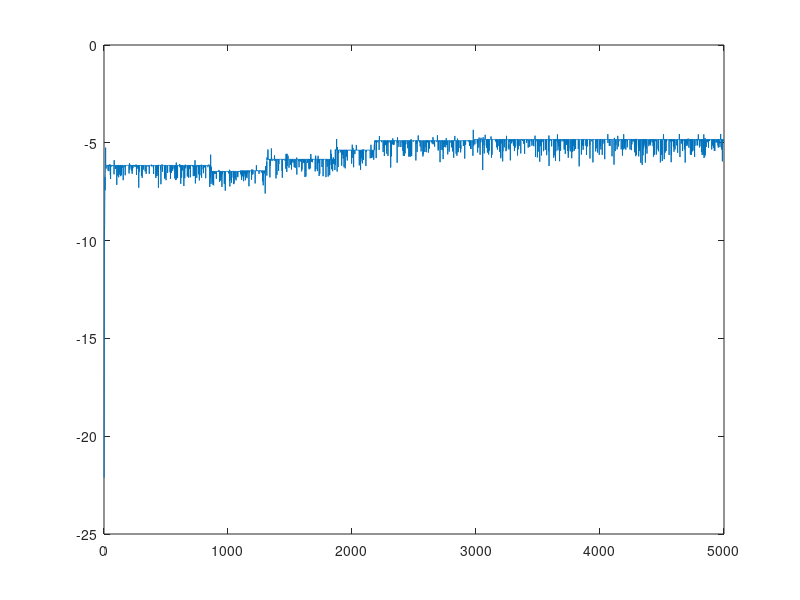

Here is the MATLAB script that generated this plot:
clear all;
close all;
clc;

tic;
%% Par�metros
x1min=-3; %l�mite inferior
x1max=3; %l�mite superior
tp1=0.01; %tama�o de paso

x2min=-3; %l�mite inferior
x2max=3; %l�mite superior
tp2=0.01; %tama�o de paso

elementos1=(x1max-x1min+1)/tp1; %Cantidad de n�meros
nbits1=ceil(log2(elementos1)); %N�mero de bits

elementos2=(x2max-x2min+1)/tp2; %Cantidad de n�meros
nbits2=ceil(log2(elementos2)); %N�mero de bits


%% Generar la poblaci�n
np=32; %N�mero de pobladores

x1=randi([0 2^nbits1-1],np,1); %padres enteros positivos
x2=randi([0 2^nbits2-1],np,1); %padres enteros positivos

x1real=(x1max-x1min)*x1/(2^nbits1-1)+x1min; 
x2real=(x2max-x2min)*x1/(2^nbits2-1)+x2min; 

%Conversi�n de entero a Real
for k=1:5000
%     y=-(x1real+10.125).^2+50; %Evaluaci�n
    y=-(20 + x1real.^2 + x2real.^2 - 10*cos(2*pi*x1real) - 10*cos(2*pi*x2real))
    yprom(k)=mean(y);
    cromosoma=sortrows([y x1 x1real x2 x2real],1);
    % cromosoma=[x1 x1real y];
    % cromosoma=sortrows(cromosoma,size(cromosoma,2))

    %% Selecci�n
    padresbin1=de2bi(cromosoma(np/2+1:np,2),nbits1);
    padresbin2=de2bi(cromosoma(np/2+1:np,2),nbits2);
    %Selecci�n de mejores y conversi�n

    %% Cruzamiento aritm�tico
    for i=1:np/2
        j=i+1;
        if j==np/2+1
            j=1;
        end
        hijo1(i,1)=cromosoma(np/2+i,2)+cromosoma(np/2+j,2);
        hijobin1(i,:)=de2bi(hijo1(i,1),nbits1+1);
        hijo2(i,1)=cromosoma(np/2+i,4)+cromosoma(np/2+j,4);
        hijobin2(i,:)=de2bi(hijo2(i,1),nbits2+1)
    end
        hijobin1=hijobin1(:,1:end-1);
        hijobin2=hijobin2(:,1:end-1);

       %% Mutaci�n
       m=rand();
       if m>=.8
           nhijo=randi(np/2);
           bit=randi(nbits1);
           if hijobin1(nhijo,bit)==1
               hijobin1(nhijo,bit)=0;
           else
               hijobin1(nhijo,bit)=1;
           end
           
           nhijo=randi(np/2);
           bit=randi(nbits2);
           if hijobin2(nhijo,bit)==1
               hijobin2(nhijo,bit)=0;
           else
               hijobin2(nhijo,bit)=1;
           end
       end
       hijoent1=bi2de(hijobin1); %se pasa de decimal a entero
       hijoreal1=(x1max-x1min)*hijoent1/(2^nbits1-1)+x1min;
       hijoent2=bi2de(hijobin2); %se pasa de decimal a entero
       hijoreal2=(x2max-x2min)*hijoent2/(2^nbits2-1)+x2min;
       %hijos enteros a reales
       x1=[cromosoma(np/2+1:np,2); hijoent1];
       x1real=[cromosoma(np/2+1:np,3); hijoreal1];
       x2=[cromosoma(np/2+1:np,2); hijoent2];
       x2real=[cromosoma(np/2+1:np,3); hijoreal2];
       clear hijobin1
       clear hijobin2

end   
   
plot(yprom)
y=-(20 + x1real.^2 + x2real.^2 - 10*cos(2*pi*x1real) - 10*cos(2*pi*x2real))
cromosoma=[y x1 x1real x2 x2real];

[val,ind]=max(y);

disp(['x1= ' num2str(cromosoma(ind,3)) 'x1= ' num2str(cromosoma(ind,5)) ' y= ' num2str(-val)])

toc;
